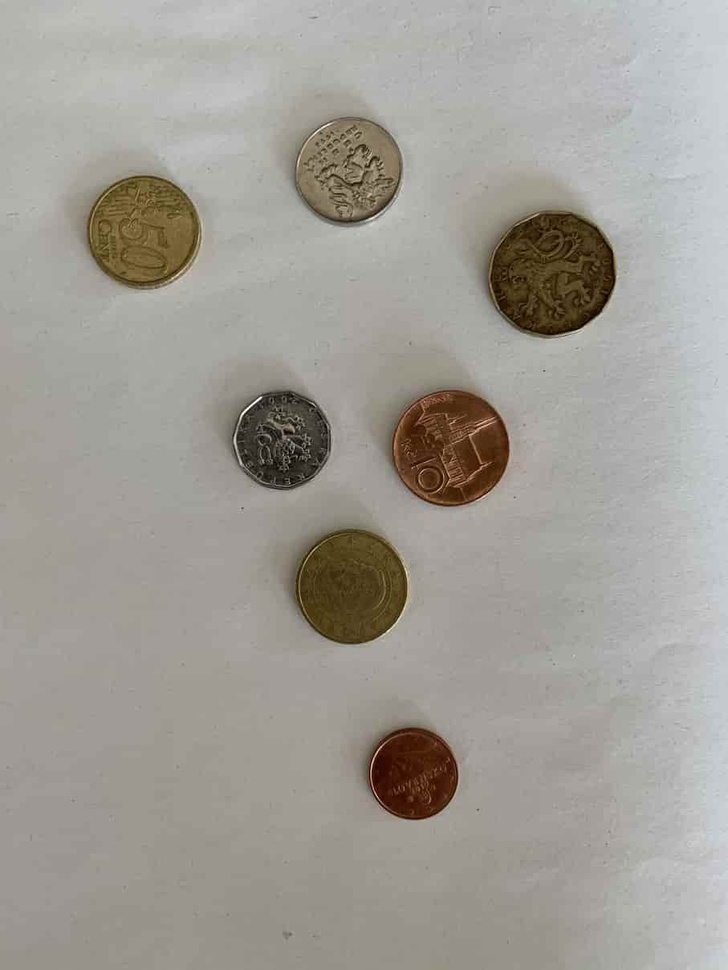
#> input picture opencv_book/pictures/coins2.jpg, 728 x 970 px, shrunk from 907 x 1209 before the run
$ python masking.py --image pictures/coins2.jpg
#> lines starting #> are read from the running program, lines starting #| are printed output that depends on the picture; after the words box and inside, x2 and y2 are one past the last pixel; in counts of white or black regions, pixels touching at a corner belong together
import numpy as np
import argparse
import cv2

ap = argparse.ArgumentParser()
ap.add_argument("-i", "--image", required=True, help="Path to the image")
args = vars(ap.parse_args())

image = cv2.imread(args["image"])
#> image is the input picture: shape (970, 728, 3); mean B, G, R 150.5, 157.3, 160.7
cv2.imshow("Original", image)
cv2.waitKey(0)

mask = np.zeros(image.shape[:2], dtype="uint8")
(cX, cY) = (image.shape[1] // 2, image.shape[0] // 2)
#> cX = 364; cY = 485
cv2.rectangle(mask, (cX - 75, cY - 75), (cX + 75, cY + 75), 255, -1)
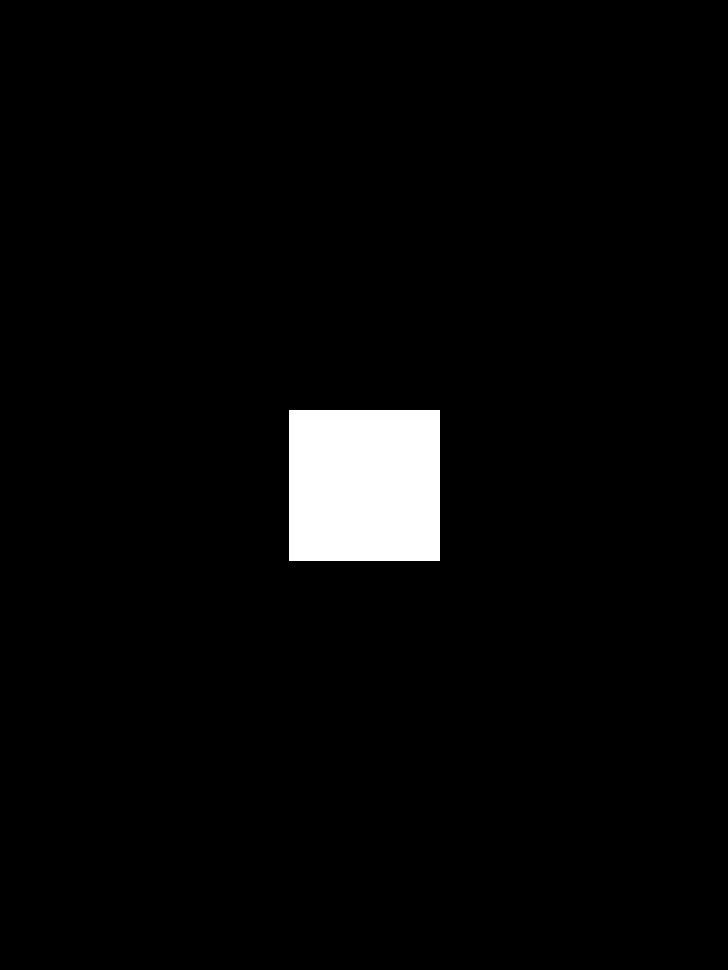
#> mask: shape (970, 728); 3.2% white; 1 white region, box (x1, y1, x2, y2) and area: (289, 410, 440, 561) 22801
cv2.imshow("Mask", mask)
cv2.waitKey(0)

masked1 = cv2.bitwise_and(image, image, mask=mask)
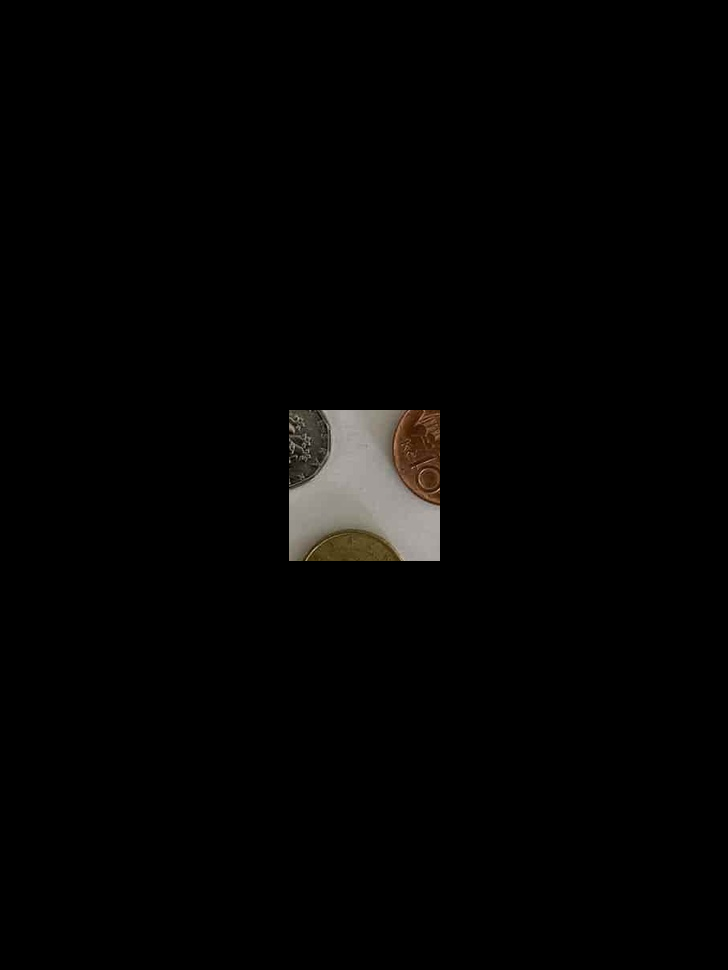
#> masked1: shape (970, 728, 3); mean B, G, R 3.3, 3.7, 4.1
cv2.imshow("Mask Applied to Image", masked1)
cv2.waitKey(0)
cv2.imwrite("masking.jpg", masked1)

mask = np.zeros(image.shape[:2], dtype="uint8")
cv2.circle(mask, (cX, cY), 100, 255, -1)
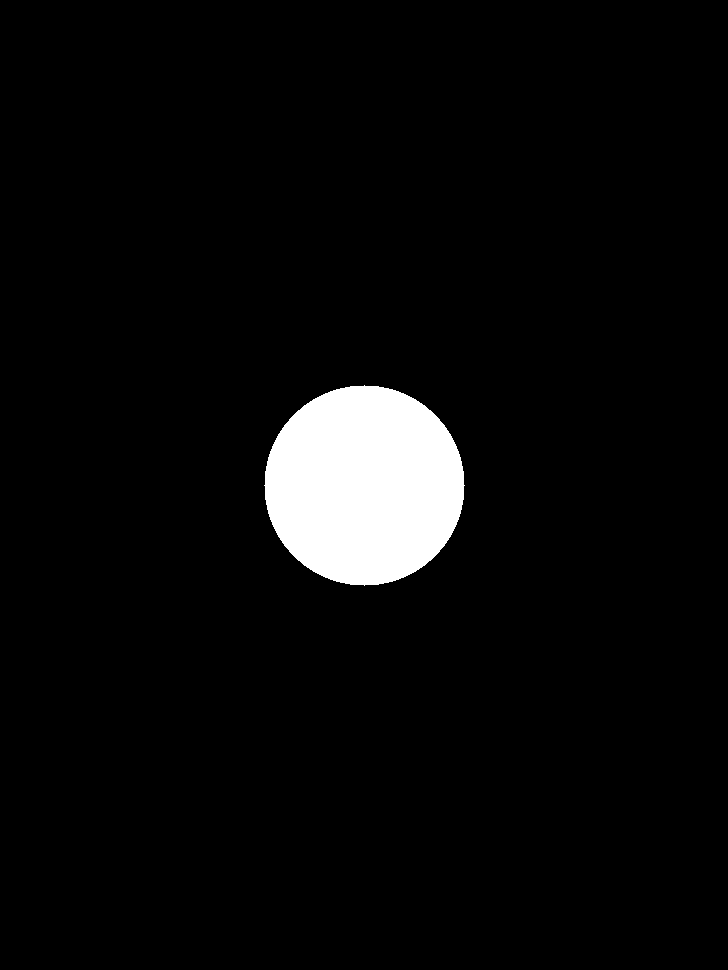
#> mask: shape (970, 728); 4.4% white; 1 white region, box (x1, y1, x2, y2) and area: (264, 385, 465, 586) 31417
masked2 = cv2.bitwise_and(image, image, mask=mask)
cv2.imshow("Mask", mask)
cv2.imshow("Mask Applied to Image", masked2)
cv2.waitKey(0)

stack = np.hstack((masked1, masked2))
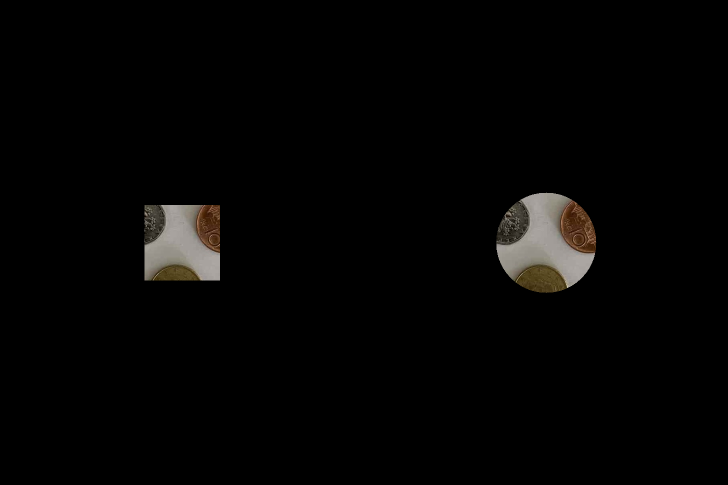
#> stack: shape (970, 1456, 3) (shown at 1/2 size); mean B, G, R 3.8, 4.3, 4.8
cv2.imwrite("masked_image.jpg", stack)

$ run again, on opencv_book/pictures/input_counting_coins3.jpg
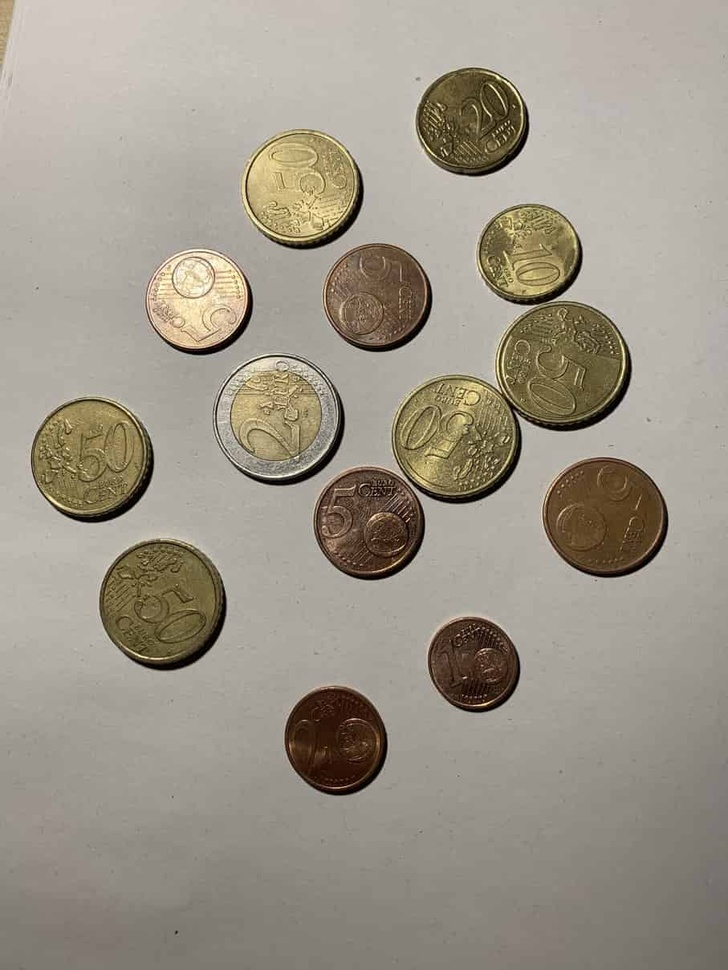
#> input picture opencv_book/pictures/input_counting_coins3.jpg, 728 x 970 px, shrunk from 907 x 1209 before the run
#> image is the input picture: shape (970, 728, 3); mean B, G, R 136.9, 150.2, 157.2
#> `masked1 = cv2.bitwise_and(image, image, mask=mask)`:
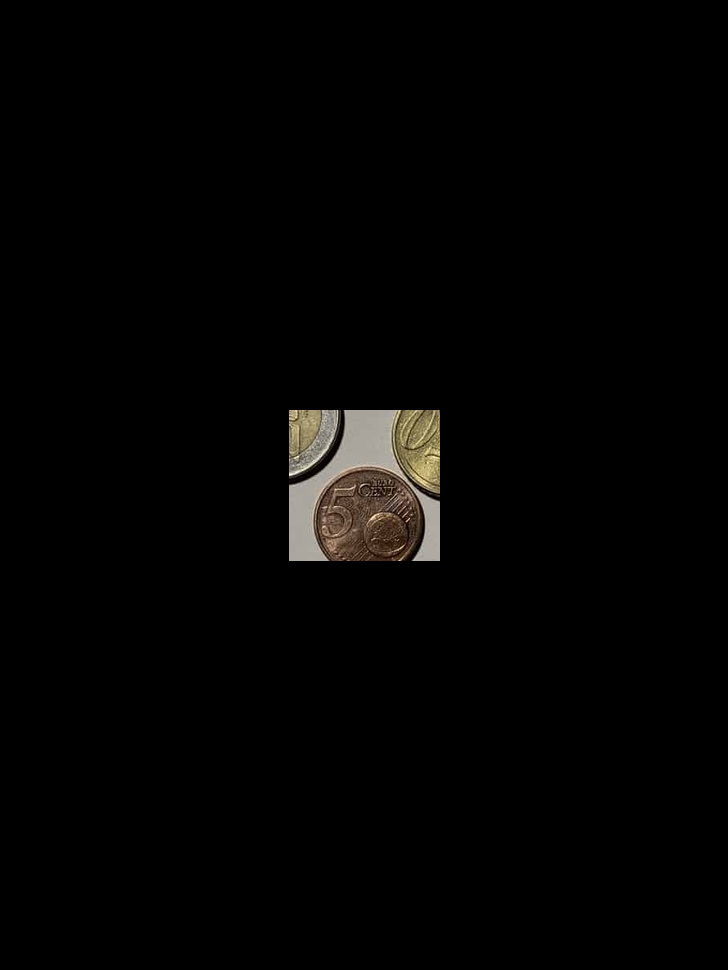
#> masked1: shape (970, 728, 3); mean B, G, R 3.1, 3.7, 4.1
#> `stack = np.hstack((masked1, masked2))`:
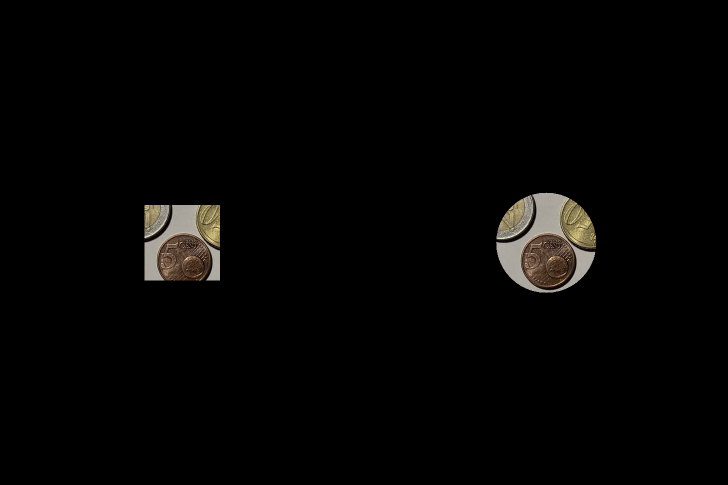
#> stack: shape (970, 1456, 3) (shown at 1/2 size); mean B, G, R 3.8, 4.5, 5
